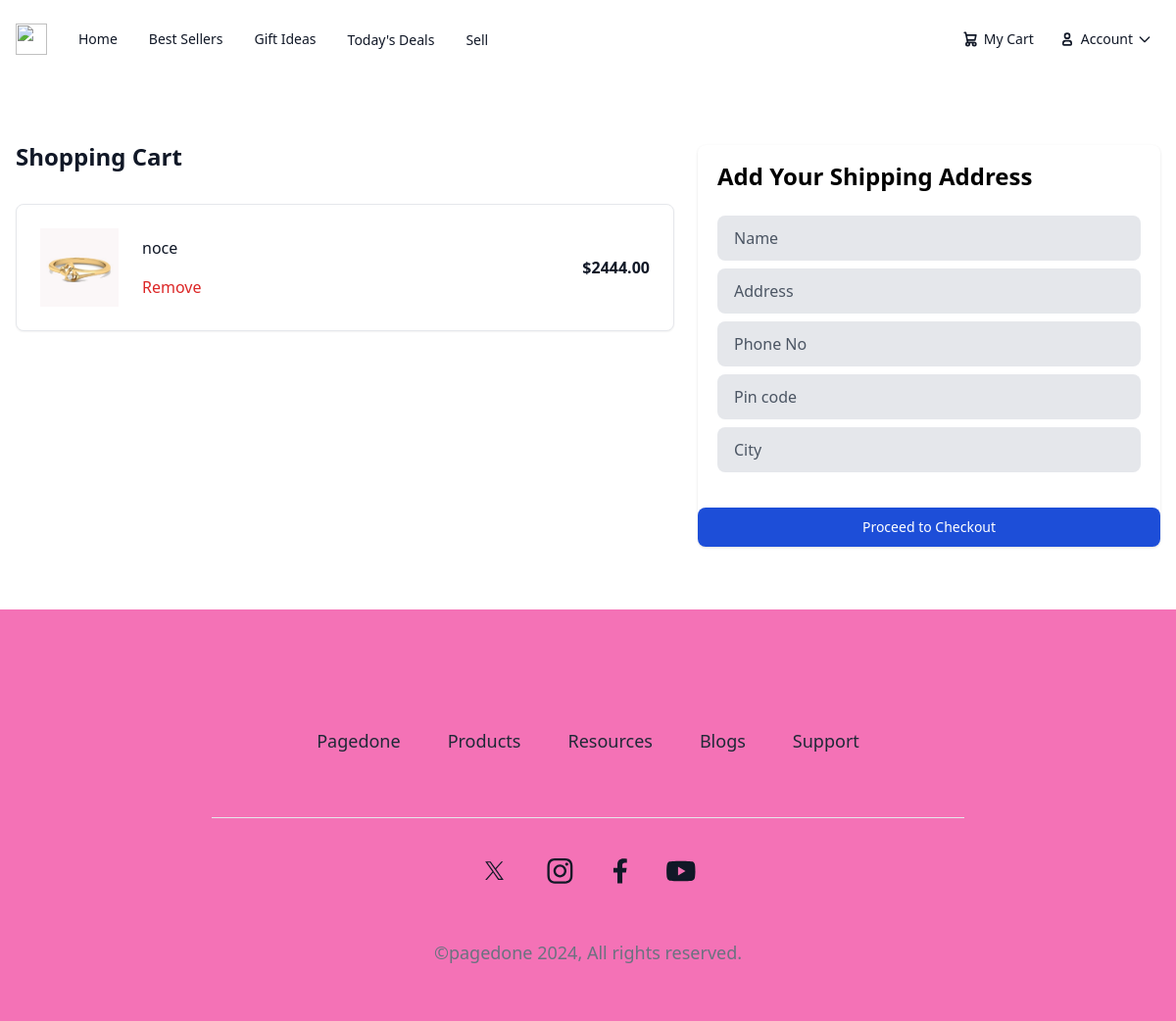
Page /shop/cart/ (signed in) on the earlier database version.
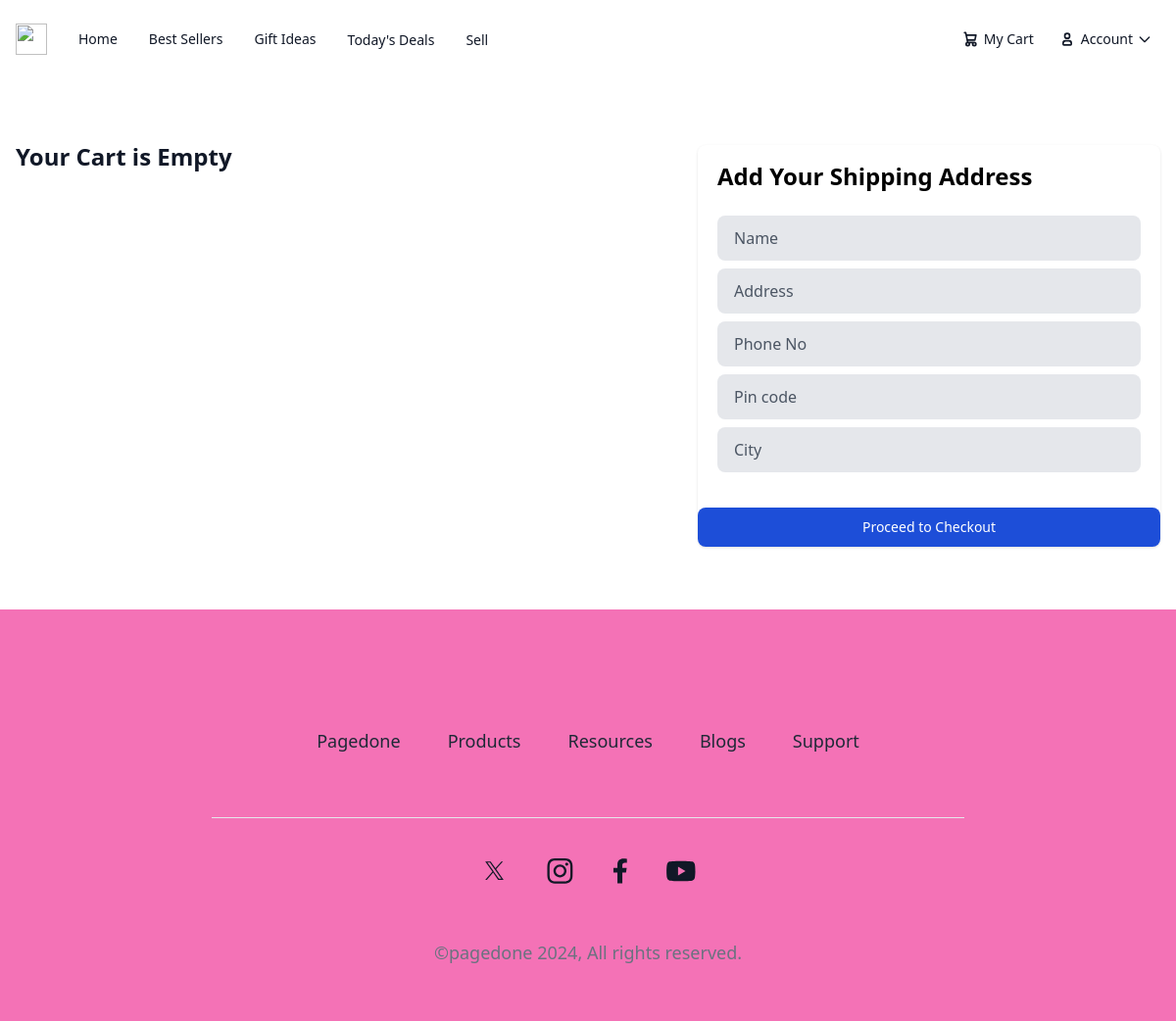
Same page on the later database version.
### shop/models.py (models this page shows, shortened)
class CartItem(models.Model):
    user = models.ForeignKey(User , on_delete=models.CASCADE )
    content_type = models.ForeignKey(ContentType, on_delete=models.CASCADE)
    object_id = models.PositiveIntegerField(default=1)
    content_object = GenericForeignKey('content_type', 'object_id')
    quantity = models.PositiveIntegerField(default=1)

class ring(models.Model):
    name = models.CharField(max_length=100)
    price = models.DecimalField(max_digits=10, decimal_places=2)
    image = models.ImageField(upload_to='images/', blank=True, null=True)
    image_hover = models.ImageField(upload_to='images/', blank=True, null=True)
    description = models.TextField()
    stock = models.IntegerField(default=10)
    like_count = models.PositiveIntegerField(default=0)
    liked_by = models.ManyToManyField(User, related_name='liked_rings')

### shop/views.py (the view)
# urls.py: path('cart/', views.cart_detail, name='cart_detail'),
@login_required
def cart_detail(request):
    cart_items = CartItem.objects.filter(user=request.user)
    return render(request, 'cart_detail.html', {'cart_items': cart_items})

### shop/templates/cart_detail.html (shortened to what the changed rows need)
{% extends "layout.html" %}
{% load static %}
{% block content %}
<section class="bg-white py-8 antialiased dark:bg-gray-900 md:py-16">
    <div class="mx-auto max-w-screen-xl px-4 2xl:px-0">
        {% if cart_items %}
        <h2 class="text-xl font-semibold text-gray-900 dark:text-white sm:text-2xl">Shopping Cart</h2>
        {% else %}
            <h2 class="text-xl font-semibold text-gray-900 dark:text-white sm:text-2xl">Your Cart is Empty</h2>
        {% endif %}
        <div class="mt-6 sm:mt-8 md:gap-6 lg:flex lg:items-start xl:gap-8">
            <div class="mx-auto w-full flex-none lg:max-w-2xl xl:max-w-4xl">
                <div class="space-y-6">
                    {% for cart_item in cart_items %}
                    <div class="rounded-lg border border-gray-200 bg-white p-4 shadow-sm dark:border-gray-700 dark:bg-gray-800 md:p-6">
                        <div class="space-y-4 md:flex md:items-center md:justify-between md:gap-6 md:space-y-0">
                            <a href="#" class="shrink-0 md:order-1">
                                <img class="h-20 w-20 dark:hidden" src="{{ cart_item.content_object.image.url }}" alt="{{ cart_item.content_object.name }}" />
                            </a>
                            <div class="flex items-center justify-between md:order-3 md:justify-end">
                                <div class="text-end md:order-4 md:w-32">
                                    <p class="text-base font-bold text-gray-900 dark:text-white">${{ cart_item.content_object.price }}</p>
                                </div>
                            </div>
                            <div class="w-full min-w-0 flex-1 space-y-4 md:order-2 md:max-w-md">
                                <p class="text-base font-medium text-gray-900 dark:text-white">{{ cart_item.content_object.name }}</p>
                                <div class="flex items-center gap-4">
                                    <a href="{% url 'remove_from_cart' cart_item.content_type.model cart_item.object_id %}" class="text-red-600 hover:text-red-900">Remove</a>
                                </div>
                            </div>
                        </div>
                    </div>
                    {% endfor %}
                </div>
            </div>
            <div class="-mt-20">
                <div class="mt-5 bg-white rounded-lg shadow">
                    <div class="flex">
                        <div class="flex-1 py-5 pl-5 overflow-hidden">
                            <h1 class="inline text-2xl font-semibold leading-none">Add Your Shipping Address</h1>
                        </div>
                    </div>
                </div>
            </div>
        </div>
    </div>
</section>
{% endblock %}

Differences in the rows shown:
removed CartItem: content_object.image (picture), content_object.price "2444.00", content_object.name "noce"
Other differences:
text no longer shown: "Shopping Cart"
text now shown: "Your Cart is Empty"
